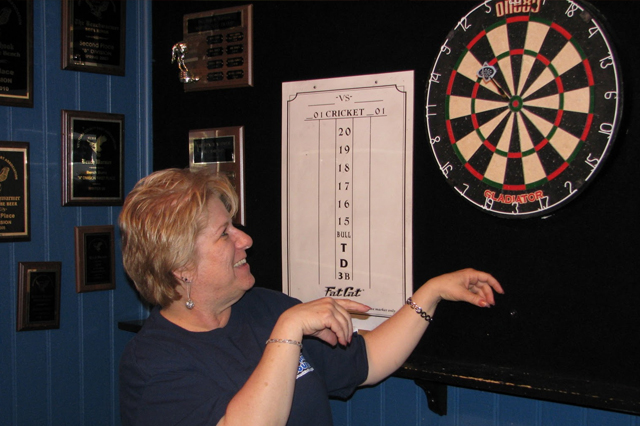
#> input picture images/dart0.jpg, 640 x 426 px; its folder holds only this picture in this run
$ python 'Q1(iterable).py'   (older library calls are emulated)
#> lines starting #> are read from the running program, lines starting #| are printed output that depends on the picture; after the words box and inside, x2 and y2 are one past the last pixel; in counts of white or black regions, pixels touching at a corner belong together
import matplotlib.pyplot as plt
import numpy as np
import cv2
import math
import time

def imshow(image):
    #OpenCV stores images in BGR so we have to convert to RGB to display it using matplotlib
    imagergb = cv2.cvtColor(image, cv2.COLOR_BGR2RGB)
    plt.imshow(imagergb)
    plt.show()

face_classifier = cv2.CascadeClassifier('frontalface.xml')
# face_classifier = cv2.CascadeClassifier('./Haarcascades/haarcascade_frontalface_default.xml')

for i in range (0,16):

    location = str("../images/dart") + str(i) + str(".jpg")
    imgcol = cv2.imread(location)
#> imgcol is the input picture: shape (426, 640, 3); mean B, G, R 55.7, 56.9, 65.9
    img = cv2.cvtColor(imgcol, cv2.COLOR_BGR2GRAY)
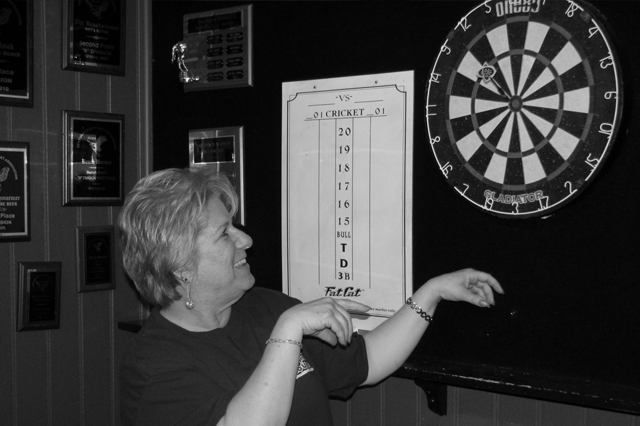
#> img: shape (426, 640); min 0, max 251, mean 59.4

    faces = face_classifier.detectMultiScale(img, 1.1, 1, 0, (30,30), (200,200))
#> faces = [[66, 148, 34, 34], [156, 195, 94, 94]]


    if faces is ():
        print('No faces found')
    # Draw box by iteration

    for (x,y,w,h) in faces:
        cv2.rectangle(imgcol, (x,y), (x+w,y+h), (0,255,0), 2)
#> this loop made 2 passes
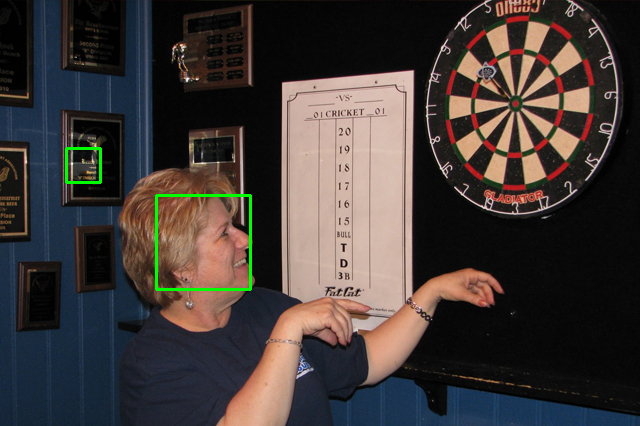
#> imgcol: shape (426, 640, 3); 0.56% of pixels changed, all inside (x1, y1, x2, y2) = (65, 147, 252, 291)
    # imshow (imgcol)


    sobelx = cv2.Sobel(img,cv2.CV_64F,1,0,ksize=3)
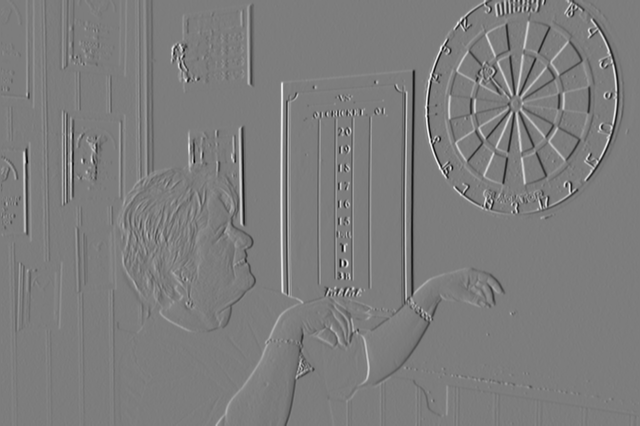
#> sobelx: shape (426, 640) float64; min -815, max 843, mean -0.3; drawn with min black and max white
    sobely = cv2.Sobel(img,cv2.CV_64F,0,1,ksize=3)
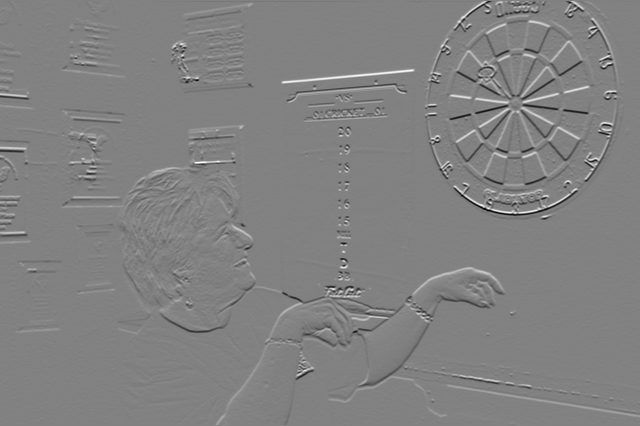
#> sobely: shape (426, 640) float64; min -775, max 748, mean 0.6; drawn with min black and max white

    (M,N) = sobelx.shape
#> M = 426; N = 640
    grad = np.zeros((M,N))
    direc = np.zeros((M,N))
    thresh = 2*np.sum(img)/(N*M) #the higher the quicker, but risk not representing edges
#> thresh = 118.9

    for m in range (0,M): #m = y
        for n in range  (0,N): # n = x
            grad[m,n] = math.sqrt(sobelx[m,n]**2 + sobely[m,n]**2)
            if sobelx[m,n] == 0: # to prevent division by zero in direc
                sobelx[m,n]= 1*10**(-5)
            direc[m,n] = np.arctan(sobely[m,n]/sobelx[m,n])
            if grad[m,n]>thresh:
                grad[m,n] = 255
            else:
                grad[m,n] = 0
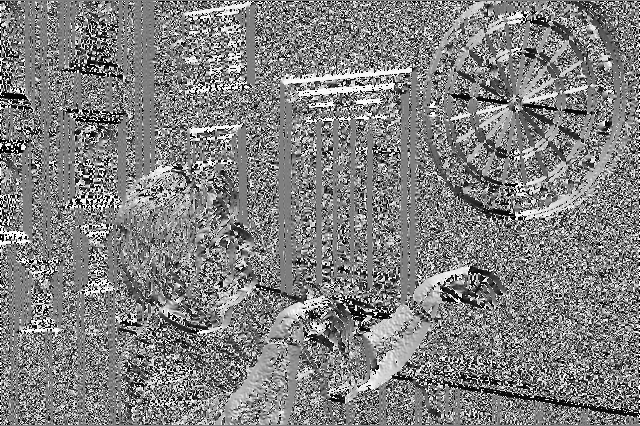
#> direc: shape (426, 640) float64; min -1.57, max 1.57, mean 0.0181; drawn with min black and max white
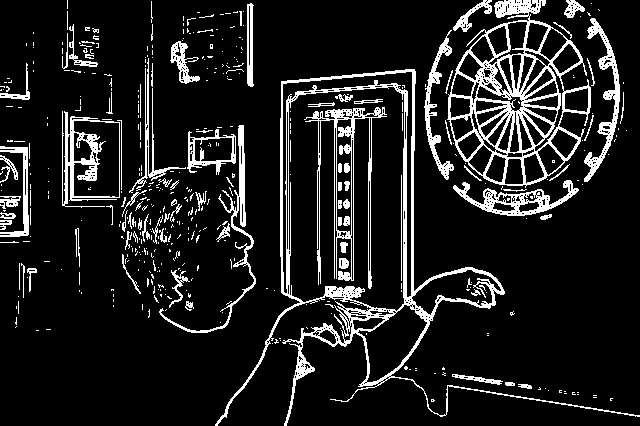
#> grad: shape (426, 640) float64; 12.3% white; 450 white regions (360 under 20 px), largest, box (x1, y1, x2, y2) and area: (215, 69, 640, 426) 8080, (447, 0, 591, 188) 6880, (304, 107, 387, 289) 2332
#> sobelx: shape (426, 640) float64; 5.64% of pixels changed, all inside (x1, y1, x2, y2) = (0, 0, 640, 426)


    for (X,Y,W,H) in faces:
        for y in range (Y,Y+H):
            for x in range (X,X+W):
                grad[y,x] = 0
#> this loop made 2 passes
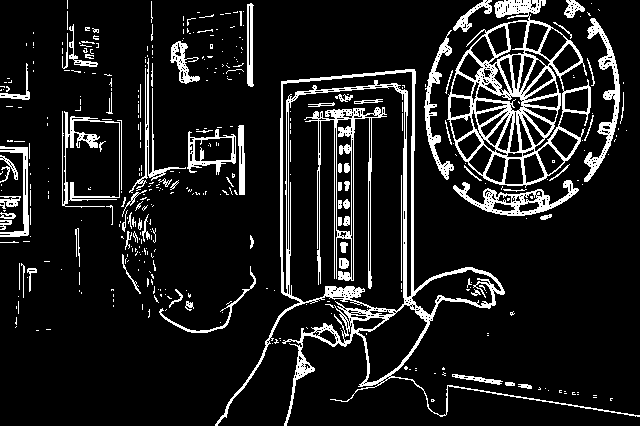
#> grad: shape (426, 640) float64; 11.6% white; 405 white regions (318 under 20 px), largest, box (x1, y1, x2, y2) and area: (215, 69, 640, 426) 8080, (447, 0, 591, 188) 6880, (304, 107, 387, 289) 2332

    saveloc = (str("nofaceedge/dartnofaceedge" + str(i) + str(".jpg")))
    cv2.imwrite(saveloc,grad)
#> (the run stopped early here; a loop or call above may not have finished)
